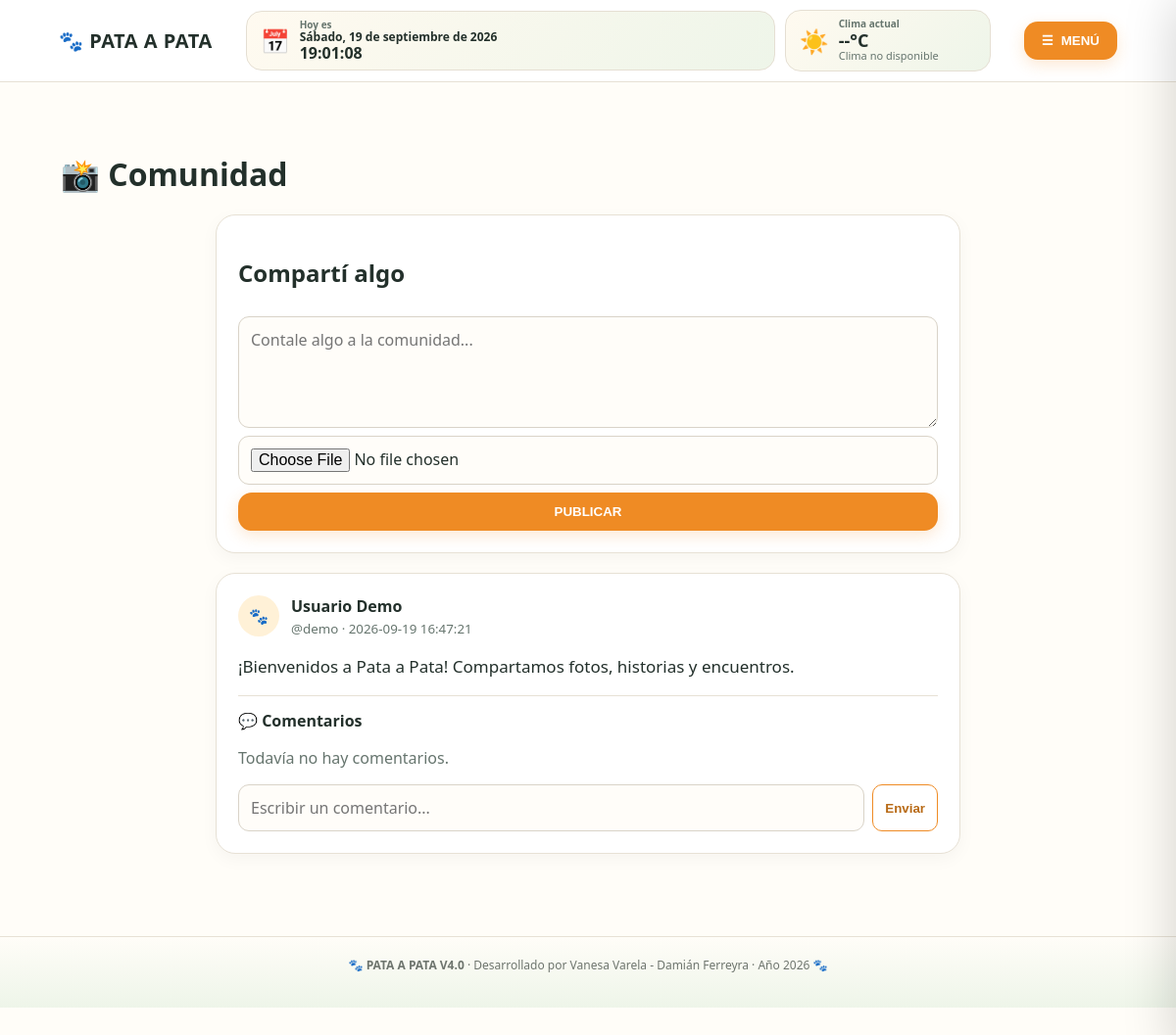
/comunidad (signed in), run on the app's committed database.
### tables this page shows
CREATE TABLE publicaciones (
        id INTEGER PRIMARY KEY AUTOINCREMENT,
        usuario_id INTEGER NOT NULL,
        texto TEXT NOT NULL,
        foto TEXT,
        creado_en TEXT NOT NULL DEFAULT CURRENT_TIMESTAMP,
        FOREIGN KEY(usuario_id) REFERENCES usuarios(id) ON DELETE CASCADE
    );

CREATE TABLE usuarios (
        id INTEGER PRIMARY KEY AUTOINCREMENT,
        nombre TEXT NOT NULL,
        usuario TEXT NOT NULL UNIQUE,
        password_hash TEXT NOT NULL,
        telefono TEXT,
        zona TEXT,
        familiar1_nombre TEXT,
        familiar1_telefono TEXT,
        familiar2_nombre TEXT,
        familiar2_telefono TEXT,
        veterinario_confianza TEXT,
        veterinario_telefono TEXT,
        activo INTEGER NOT NULL DEFAULT 1,
        is_admin INTEGER NOT NULL DEFAULT 0,
        creado_en TEXT NOT NULL DEFAULT CURRENT_TIMESTAMP
    );

### app.py (the view, shortened to what this page needs)
@app.route("/comunidad", methods=["GET","POST"])
@login_required
def comunidad():
    conn=get_db()
    posts=conn.execute("""SELECT p.*,u.nombre,u.usuario FROM publicaciones p
                          JOIN usuarios u ON u.id=p.usuario_id
                          WHERE u.activo=1 ORDER BY p.id DESC""").fetchall()
    comments={}
    for p in posts:
        comments[p["id"]]=conn.execute("""SELECT c.*,u.nombre,u.usuario FROM comentarios c
                                           JOIN usuarios u ON u.id=c.usuario_id
                                           WHERE c.publicacion_id=? AND u.activo=1 ORDER BY c.id""",
                                        (p["id"],)).fetchall()
    conn.close()
    return render_template("comunidad.html",posts=posts,comments=comments)

### app.py (called while the page is built)
def get_db():
    conn = sqlite3.connect(DB_PATH)
    conn.row_factory = sqlite3.Row
    conn.execute("PRAGMA foreign_keys = ON")
    return conn

def login_required(fn):
    @wraps(fn)
    def wrapper(*args, **kwargs):
        if "user_id" not in session:
            flash("Tenés que iniciar sesión para continuar.", "warning")
            return redirect(url_for("login", next=request.path))
        return fn(*args, **kwargs)
    return wrapper

def current_user():
    if "user_id" not in session:
        return None
    conn = get_db()
    u = conn.execute("SELECT * FROM usuarios WHERE id=?", (session["user_id"],)).fetchone()
    conn.close()
    return u

@app.context_processor
def inject_globals():
    return {
        "current_user": current_user(),
        "instagram_url": INSTAGRAM_URL,
        "is_admin": bool(session.get("is_admin")),
    }

### templates/comunidad.html
{% extends "base.html" %}{% block title %}Comunidad{% endblock %}{% block content %}
<div class="page-head"><h1>📸 Comunidad</h1></div>
<form class="form-card composer" method="post" enctype="multipart/form-data"><h2>Compartí algo</h2><textarea name="texto" rows="4" placeholder="Contale algo a la comunidad..." required></textarea><input type="file" name="foto" accept="image/*"><button class="primary" type="submit">PUBLICAR</button></form>
<div class="feed">{% for p in posts %}<article class="post"><div class="post-head"><div class="avatar">🐾</div><div><b>{{p.nombre}}</b><small>@{{p.usuario}} · {{p.creado_en}}</small></div></div><p class="post-text">{{p.texto}}</p>{% if p.foto %}<img class="post-img" src="{{url_for('static',filename='uploads/'+p.foto)}}" alt="Foto de la publicación">{% endif %}<div class="comments"><b>💬 Comentarios</b>{% for c in comments[p.id] %}<div class="comment"><b>{{c.nombre}}</b><span>{{c.texto}}</span></div>{% else %}<p class="muted">Todavía no hay comentarios.</p>{% endfor %}<form class="comment-form" method="post" action="{{url_for('comentar',post_id=p.id)}}"><input name="texto" placeholder="Escribir un comentario..." required><button class="outline">Enviar</button></form></div></article>{% else %}<div class="empty">Todavía no hay publicaciones.</div>{% endfor %}</div>
{% endblock %}

### static/css/style.css (style rules this page uses)
:root { --ink:#23302b;--muted:#66756e;--paper:#fffdf8;--line:#e7e1d5;--accent:#ef8b24;--green:#4e8d62;--danger:#d93e3e;--shadow:0 14px 40px rgba(43,50,42,.10) }
* { box-sizing:border-box }
body { margin:0;font-family:system-ui,-apple-system,Segoe UI,Arial,sans-serif;color:var(--ink);background:var(--paper) }
.menu-btn,.primary { border:0;background:var(--accent);color:white;border-radius:14px;padding:12px 18px;font-weight:800;cursor:pointer;box-shadow:0 5px 16px rgba(239,139,36,.2) }
.page-head { display:flex;align-items:center;justify-content:space-between;gap:20px;margin:38px 0 18px }
.page-head h1,.page-head h2 { margin:0 }
.muted { color:var(--muted) }
.card,.section-card,.form-card,.event-card,.post { background:#fff;border:1px solid var(--line);border-radius:20px;padding:22px;box-shadow:0 5px 18px rgba(0,0,0,.04) }
.form-card { max-width:760px;margin:20px auto }
form { display:grid;gap:8px }
input,select,textarea { font:inherit;border:1px solid #d9d3c8;border-radius:11px;padding:12px;background:#fffdf9 }
textarea { resize:vertical }
.outline { border:1px solid var(--accent);background:white;color:#b86a16;border-radius:10px;padding:9px 12px;font-weight:800;cursor:pointer }
.post { max-width:760px;margin:14px auto }
.post-head { display:flex;gap:12px;align-items:center }
.post-head small { display:block;color:var(--muted);margin-top:3px }
.avatar { width:42px;height:42px;border-radius:50%;background:#fff1d7;display:grid;place-items:center }
.post-text { font-size:17px;line-height:1.5;white-space:pre-wrap }
.comments { border-top:1px solid var(--line);margin-top:16px;padding-top:14px }
.comment-form { display:flex;grid-template-columns:1fr auto;gap:8px;margin-top:12px }
.comment-form input { flex:1 }

### data on the page
publicaciones: nombre "Usuario Demo", usuario "demo", creado_en "2026-09-19 16:47:21", texto "¡Bienvenidos a Pata a Pata! Compartamos fotos, historias y encuentros."
